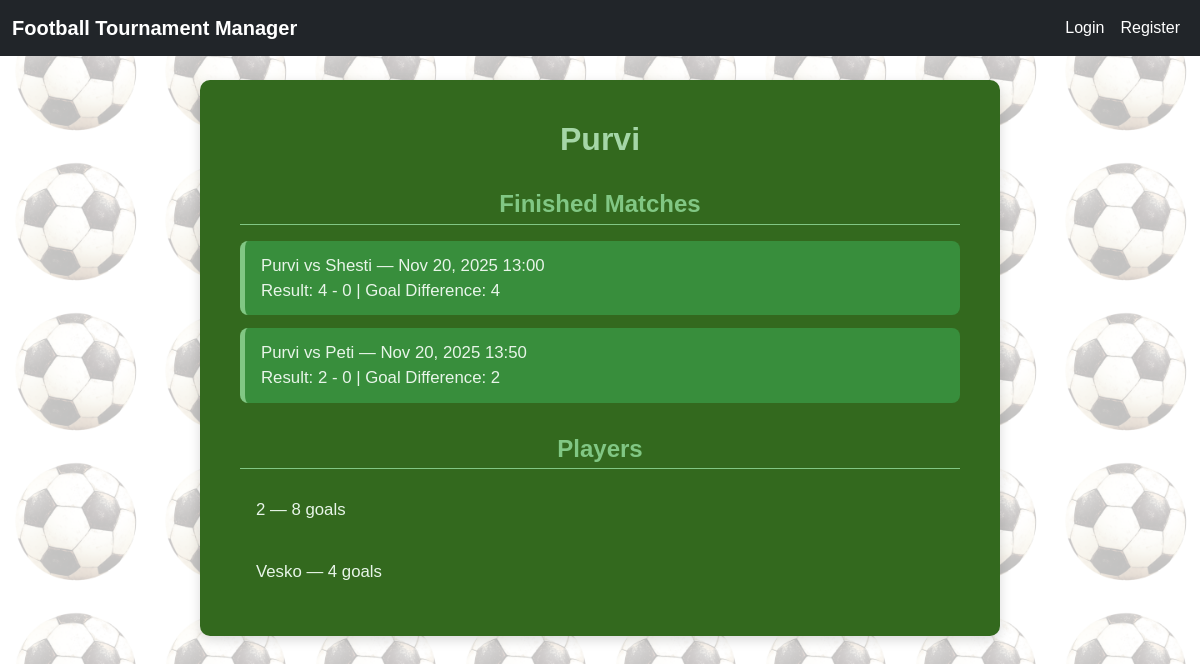
The app's page /tournament/20/teams/126/ with its own data.
### tournamentapp/models.py (models this page shows, shortened)
class Team(models.Model):
    name = models.CharField(
        max_length=100,
        verbose_name="Team Name",
        )
    tournament = models.ForeignKey(
        Tournament,
        on_delete=models.CASCADE,
        related_name='teams'
    )
    logo = models.ImageField(
        upload_to='team_logos/',
        blank=True,
        null=True,
        verbose_name="Team Logo",
        )
    tournament_points = models.PositiveIntegerField(
        default=0,
        verbose_name="Tournament Points",
        )
    match_points = models.PositiveIntegerField(
        default=0,
        verbose_name="Match Points",
        )
    class Meta:
        unique_together = ('name', 'tournament')

class Match(models.Model):
    tournament = models.ForeignKey(
        Tournament,
        on_delete=models.CASCADE,
        related_name='matches'
    )
    home_team = models.ForeignKey(Team, on_delete=models.CASCADE, related_name='home_matches')
    away_team = models.ForeignKey(Team, on_delete=models.CASCADE, related_name='away_matches')
    home_score = models.PositiveIntegerField(default=0)
    away_score = models.PositiveIntegerField(default=0)
    is_finished = models.BooleanField(default=False)
    start_time = models.DateTimeField()
    field = models.ForeignKey(
        Field,
        on_delete=models.PROTECT,
        null=False,
        blank=False,
        )
    class Meta:
        unique_together = ('home_team', 'away_team', 'start_time')
        ordering = ['start_time']
        verbose_name = "Match"
        verbose_name_plural = "Matches"

class Player(models.Model):
    name = models.CharField(
        max_length=100,
        help_text="Enter the player's name or jersey number.",
        verbose_name="Player Name",
        blank=False,
        null=False,
        )
    team = models.ForeignKey(
        Team,
        on_delete=models.CASCADE,
        related_name='players',
        verbose_name="Team",
        help_text="Select the team this player belongs to.",
        blank=False,
        null=False,
        )
    goals = models.PositiveIntegerField(
        default=0,
        verbose_name="Goals Scored",
        help_text="Total goals scored by the player."
        )
    own_goals = models.PositiveIntegerField(
        default=0,
        verbose_name="Own Goals",
        help_text="Total own goals scored by the player.")
    yellow_cards = models.PositiveIntegerField(
        default=0,
        verbose_name="Yellow Cards",
        help_text="Total yellow cards received by the player."
        )
    red_cards = models.PositiveIntegerField(
        default=0
        )
    is_allowed_to_play = models.BooleanField(
        default=True,
        verbose_name="Allowed to Play",
        help_text="Indicates if the player is allowed to play in the next match.")
    class Meta:
        unique_together = ('name', 'team')
        verbose_name = "Player"
        verbose_name_plural = "Players"

### tournamentapp/views.py (the view)
# urls.py: path('tournament/<int:tournament_id>/teams/<int:pk>/', TeamDetailView.as_view(), name='team-detail'),
class TeamDetailView(DetailView):
    model = Team
    template_name = 'teams/team_detail.html'
    context_object_name = 'team'
    def get_object(self, queryset=None):
        tournament_id = self.kwargs.get('tournament_id')
        team_pk = self.kwargs.get('pk')
        tournament = get_object_or_404(Tournament, pk=tournament_id)
        team = get_object_or_404(Team, pk=team_pk, tournament=tournament)
        return team
    def get_context_data(self, **kwargs):
        context = super().get_context_data(**kwargs)
        team = self.object
        all_matches = Match.objects.filter(
            Q(home_team=team) | Q(away_team=team)
        ).order_by('start_time')
        finished_matches = []
        for match in all_matches.filter(is_finished=True):
            is_home = match.home_team == team
            team_score = match.home_score if is_home else match.away_score
            opponent_score = match.away_score if is_home else match.home_score
            if team_score > opponent_score:
                match.result = 'win'
            elif team_score < opponent_score:
                match.result = 'loss'
            else:
                match.result = 'draw'
            match.goal_difference = abs(team_score - opponent_score)
            finished_matches.append(match)
        context['finished_matches'] = finished_matches
        context['upcoming_matches'] = all_matches.filter(is_finished=False)
        context['players'] = team.players.all()
        context['tournament'] = team.tournament
        return context

### tournamentapp/context_processors.py (called while the page is built)
def current_tournament(request):
    tournament = Tournament.objects.first()
    return {'tournament': tournament}

### tournamentapp/templates/teams/team_detail.html
{% extends 'base.html' %}
{% block content %}
<div class="container team-detail-container">
    <h1 class="page-title">{{ team.name }}</h1>
    <h2 class="matches-title">Finished Matches</h2>
    {% if finished_matches %}
        <ul class="match-list">
            {% for match in finished_matches %}
                <li class="match-item match-{{ match.result }}">
                    <a href="{% url 'match-detail' tournament.id match.id %}" class="match-link">
                        {{ match.home_team.name }} vs {{ match.away_team.name }} —
                        {{ match.start_time|date:"M d, Y H:i" }} <br>
                        Result: {{ match.home_score }} - {{ match.away_score }} |
                        Goal Difference: {{ match.goal_difference }}
                    </a>
                </li>
            {% endfor %}
        </ul>
    {% else %}
        <p>No finished matches for this team.</p>
    {% endif %}
    <h2 class="players">Players</h2>
    {% if players %}
    <ul class="player-list">
        {% for player in players %}
            <li class="player-stats">
                {{ player.name }} — {{ player.goals }} goal{{ player.goals|pluralize }}
            </li>
        {% endfor %}
    </ul>
    {% else %}
        <p></p>
    {% endif %}
{% endblock %}

### tournamentapp/static/css/base.css (style rules this page uses)
body::before { content: ""; position: fixed; top: 0; left: 0; width: 100%; height: 100%; background: url("/static/imgs/footnail.png"); background-size: 150px; mix-blend-mode: multiply; opacity: 0.25; z-index: -1; }

### tournamentapp/static/css/public_home.css (style rules this page uses)
.page-title { text-align: center; margin-bottom: 1rem; font-size: 2rem; color: #1b5e20; }

### tournamentapp/static/css/tournament_form.css (style rules this page uses)
h2 { text-align: center; font-size: 1.8rem; margin-top: 40px; margin-bottom: 20px; color: #388e3c; font-weight: bold; }

### tournamentapp/static/css/team_detail.css (style rules this page uses)
.team-detail-container { max-width: 800px; margin: 3rem auto; padding: 2.5rem; background-color: #33691e; border-radius: 10px; box-shadow: 0 4px 12px rgba(0,0,0,0.15); color: #e8f5e9; font-family: Arial, sans-serif; }
.team-detail-container .page-title { text-align: center; font-size: 2rem; font-weight: bold; color: #a5d6a7; margin-bottom: 2rem; }
.team-detail-container h2 { font-size: 1.5rem; font-weight: bold; color: #81c784; margin-top: 2rem; margin-bottom: 1rem; border-bottom: 1px solid #81c784; padding-bottom: 0.3rem; }
.team-detail-container .match-list, .team-detail-container .player-list { list-style-type: none; padding-left: 0; margin: 0; display: flex; flex-direction: column; gap: 0.8rem; }
.team-detail-container .match-item, .team-detail-container .player-stats { padding: 0.75rem 1rem; border-radius: 8px; font-size: 1.05rem; color: #e8f5e9; transition: transform 0.2s, box-shadow 0.2s; }
.team-detail-container .match-win { background-color: #388e3c; border-left: 5px solid #81c784; }
.team-detail-container .match-link { text-decoration: none; color: inherit; display: block; transition: color 0.2s, transform 0.2s; }

### records on screen
Team: name "Purvi"
Match: home_team.name "Purvi", away_team.name "Shesti", start_time "Nov 20, 2025 13:00", home_score "4", away_score "0", goal_difference "4"
Match: home_team.name "Purvi", away_team.name "Peti", start_time "Nov 20, 2025 13:50", home_score "2", away_score "0", goal_difference "2"
Player: name "2", goals "8"
Player: name "Vesko", goals "4"
